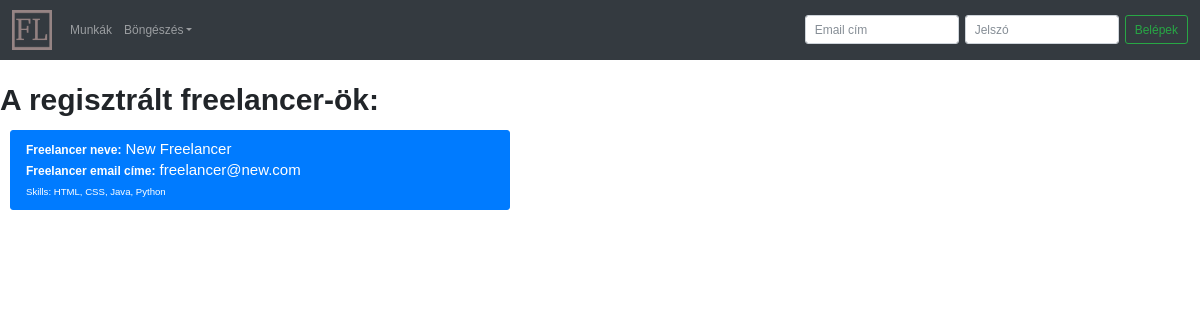
Before: /freelancers with the older database file.
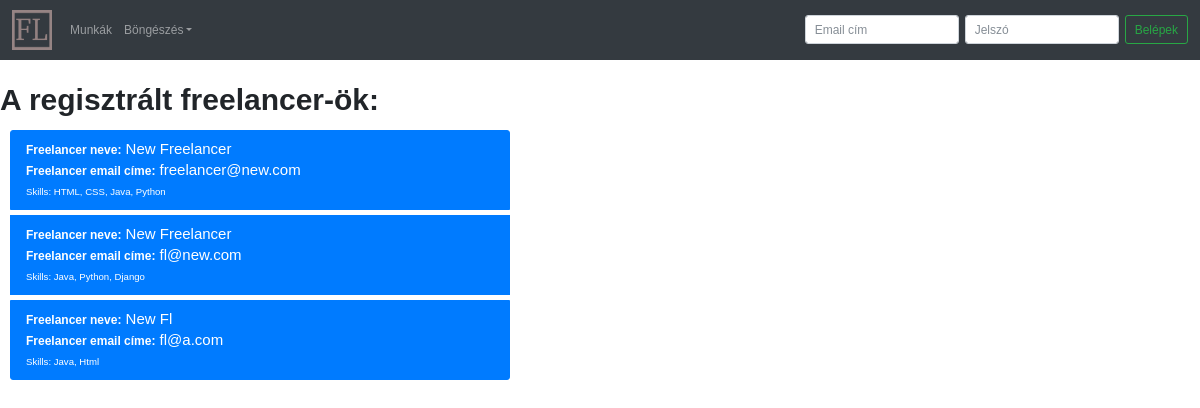
After: the same page with the newer database file.
### Freelancers/models.py (models this page shows, shortened)
class Freelancer(models.Model):
    fullname = models.CharField(max_length=50)
    email = models.EmailField(max_length=50)
    password = models.CharField(max_length=50)
    skills = models.CharField(max_length=200)

### Freelancers/views.py (the view)
# urls.py: path('freelancers', views.freelancer_list, name='freelancer_list'),
def freelancer_list(request):
    all_freelancers = Freelancer.objects.all()
    return render(request, 'Freelancers/freelancer_list.html', {'freelancer_list': all_freelancers})

### Freelancers/templates/Freelancers/freelancer_list.html
{% extends 'Freelancers/base.html' %}
{% block main_content %}
{% if freelancer_list %}
<div class="user-container">
    <h1>A regisztrált freelancer-ök:</h1>
    <div class="list-group">
        {% for fl in freelancer_list %}
          <a href="#" class="list-group-item list-group-item-action flex-column align-items-start active user-list-item">
            <div class="d-flex w-100 justify-content-between">
              <h5 class="mb-1"><strong>Freelancer neve:</strong> {{fl.fullname}}</h5>
            </div>
            <div class="d-flex w-100 justify-content-between">
              <h5 class="mb-1"><strong>Freelancer email címe:</strong> {{fl.email}}</h5>
            </div>
            <small>Skills: {{fl.skills}}</small>
          </a>
        {% endfor %}
    </div>
</div>
{% endif %}
{% endblock %}

Changed rows visible on the page:
added Freelancer: fullname "New Freelancer", email "fl@new.com", skills "Java, Python, Django"
added Freelancer: fullname "New Fl", email "fl@a.com", skills "Java, Html"
